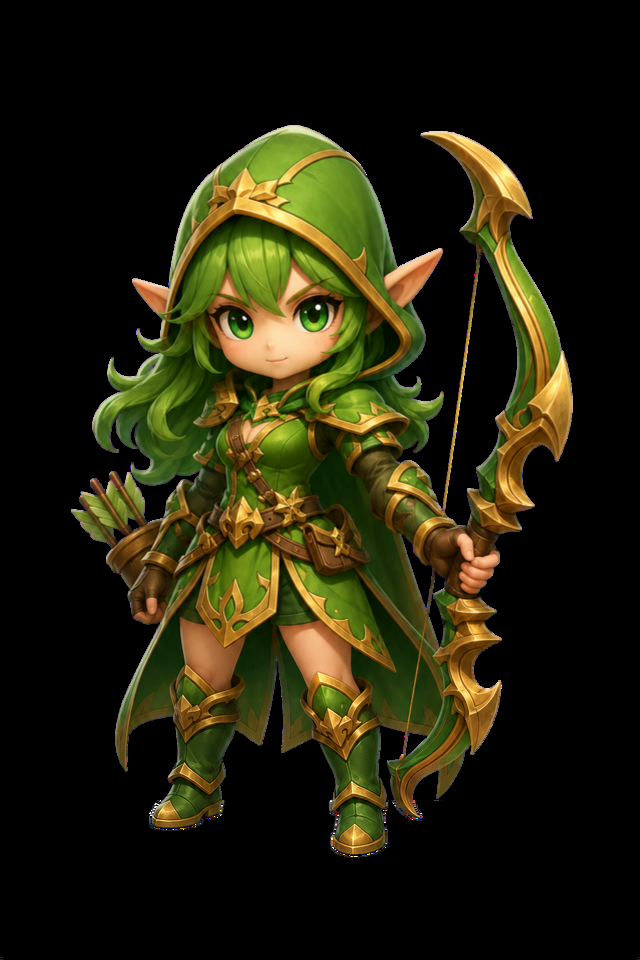
#> input picture assets/units/hero.archer/idle-chibi-v1/hero.archer_idle_001.png, 640 x 960 px
$ python -i generate-archer-idle-production-v1.py   (imports and definitions only)
#> lines starting #> are read from the running program, lines starting #| are printed output that depends on the picture
#!/usr/bin/env python3
"""Build the review-only Archer Idle v1 package from the exact approved master.

The generator never synthesizes or repaints character pixels. It applies one
small, periodic, source-relative displacement field to the approved RGBA master;
the lower contact zone is pinned so the package remains in-place.
"""

from __future__ import annotations

import argparse
import hashlib
import json
import math
import shutil
from pathlib import Path

import numpy as np
from PIL import Image, ImageDraw, ImageFont


ROOT = Path(__file__).resolve().parents[1]
SOURCE = ROOT / "docs/assets/review/character-production/archer/master-v1/archer-production-master-candidate-v1.png"
FRAME_DIR = ROOT / "assets/units/hero.archer/idle-chibi-v1"
REVIEW_DIR = ROOT / "docs/assets/review/character-production/archer/idle-production-v1"
SIDECAR = ROOT / "assets/units/hero.archer/hero.archer_idle_chibi_v1.json"
SOURCE_MAP = FRAME_DIR / "source-map.json"
METRICS = ROOT / "docs/reviews/archer-idle-production-v1-validation.json"

SOURCE_SHA256 = "4911e7e3ba59241ee011be3e62f1b64230dcf9b3c24c6aeb23dc939d83311013"
BOARD_SHA256 = "a37f70609b036b7ce997ec71375e47a73898123795d4ebea21e4da5721e349f8"
FRAME_COUNT = 8
CANVAS = (640, 960)
ANCHOR = (0.5, 0.92)
FPS = 8


def sha256(path: Path) -> str:
    return hashlib.sha256(path.read_bytes()).hexdigest()


def smoothstep01(value: np.ndarray) -> np.ndarray:
    value = np.clip(value, 0.0, 1.0)
    return value * value * (3.0 - 2.0 * value)


# [98 lines left out: functions displaced_frame, alpha_metrics, premultiplied_mae, checker, build_contact_sheet, not called in this run]


def build_loop_preview(frames: list[Image.Image], output: Path) -> None:
    rendered = []
    for frame in frames:
        reduced = frame.resize((240, 360), Image.Resampling.LANCZOS)
        bg = checker(reduced.size, 12).convert("RGBA")
        bg.alpha_composite(reduced)
        rendered.append(bg.convert("P", palette=Image.Palette.ADAPTIVE, colors=128))
    rendered[0].save(output, save_all=True, append_images=rendered[1:], duration=125, loop=0, disposal=2, optimize=True)


# [170 lines left out: functions build_context_review, main, not called in this run]


# [2 lines not run here, left out]

>>> import cv2
>>> picture = cv2.imread('../assets/units/hero.archer/idle-chibi-v1/hero.archer_idle_001.png', cv2.IMREAD_GRAYSCALE)
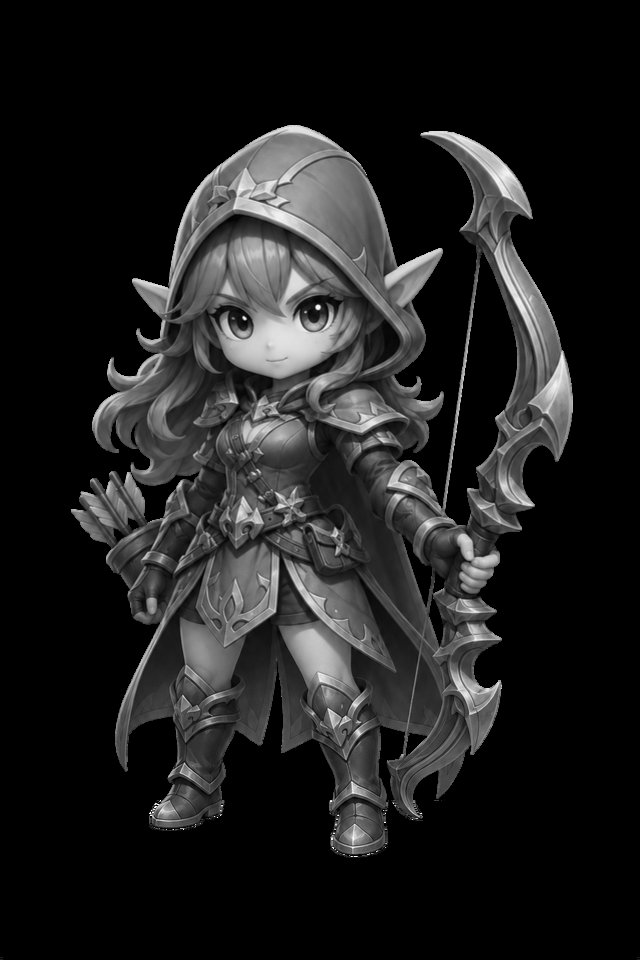
#> picture: shape (960, 640); min 0, max 255, mean 31.3
>>> result = build_loop_preview(picture, 'out.png')
#> the loop in build_loop_preview, `for frame in frames:` made 1 pass
#> after the loop in build_loop_preview, `for frame in frames:`: rendered = []
#> (the run stopped early here; a loop or call above may not have finished)
